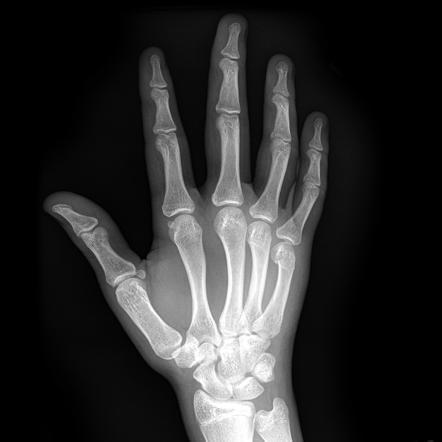
#> input picture clahe/clahetest1.jpg, 442 x 442 px, found by its file name
$ python claheworking.py
#> lines starting #> are read from the running program, lines starting #| are printed output that depends on the picture
import cv2 as cv
import numpy as np
import matplotlib.pyplot as plt
import os

def histogram_equal():
    root=os.getcwd()
    imgPath=os.path.join(root,r'D:\SEM7PROJ\fracturedetection\backend\clahe\clahetest1.jpg')
    img=cv.imread(imgPath,cv.IMREAD_GRAYSCALE)
#> img is the input picture: shape (442, 442); min 0, max 255, mean 45.5
    hist=cv.calcHist([img],[0],None,[256],[0,256])
#> hist = 256 values, max 65230 at index 0, min 100 at index 22, mean 763.1
    cdf=hist.cumsum()
#> cdf = 256 values from 65230 to 195364
    cdfnorm=cdf * float(hist.max()) / cdf.max()
#> cdfnorm = 256 values from 21779.6 to 65230
    plt.figure()
    plt.subplot(231)
    plt.imshow(img, cmap='gray')
    plt.subplot(234)
    plt.plot(hist)
    plt.plot(cdfnorm, color='b')
    plt.xlabel('Pixel intensity')
    plt.ylabel('No of pixels')

    equImg=cv.equalizeHist(img)
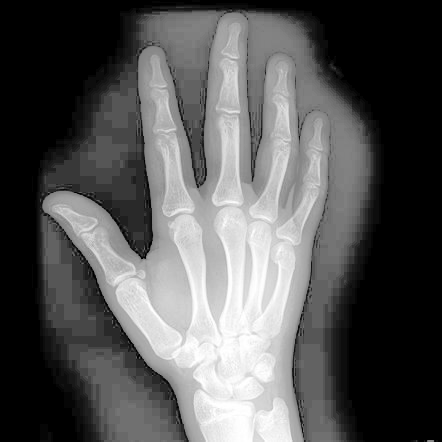
#> equImg: shape (442, 442); min 0, max 255, mean 86.7
    equiHist=cv.calcHist([equImg],[0],None,[256],[0,256])
#> equiHist = 256 values, max 65230 at index 0, min 0 at index 1, mean 763.1
    equiCdf=equiHist.cumsum()
#> equiCdf = 256 values from 65230 to 195364
    equiCdfNorm=equiCdf * float(equiHist.max()) / equiCdf.max()
#> equiCdfNorm = 256 values from 21779.6 to 65230
    plt.subplot(232)
    plt.imshow(equImg, cmap='gray')
    plt.subplot(235)
    plt.plot(equiHist)
    plt.plot(equiCdfNorm, color='b')
    plt.xlabel('Pixel intensity')
    plt.ylabel('No of pixels')
    plt.show()
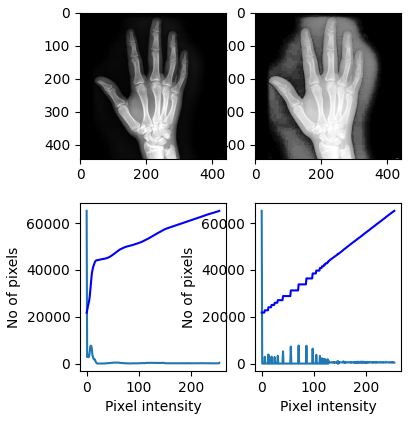
#> figure drawn by matplotlib, 4 panels; panel 2: curve peaks at x = 0, y = 65230; panel 2: curve peaks at x = 255, y = 65230; panel 4: curve peaks at x = 0, y = 65230; panel 4: curve peaks at x = 255, y = 65230


if __name__=='__main__':
    histogram_equal()

$ run again, with clahe/clahetest2.jpg copied over clahe/clahetest1.jpg
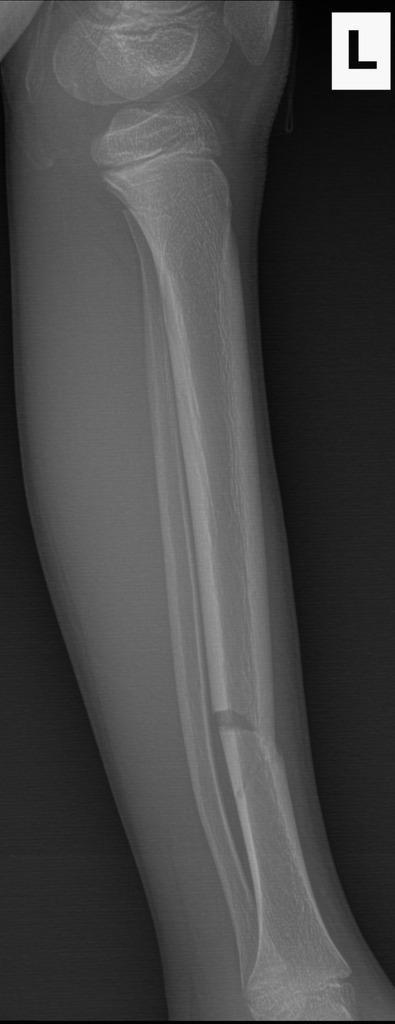
#> input picture clahe/clahetest2.jpg, 395 x 1024 px, found by its file name
#> in histogram_equal, img is the input picture: shape (1024, 395); min 0, max 255, mean 70.5
#> hist = 256 values, max 7227 at index 32, min 0 at index 164, mean 1580
#> cdf = 256 values from 194 to 404480
#> cdfnorm = 256 values from 3.47 to 7227
#> in histogram_equal, `equImg=cv.equalizeHist(img)`:
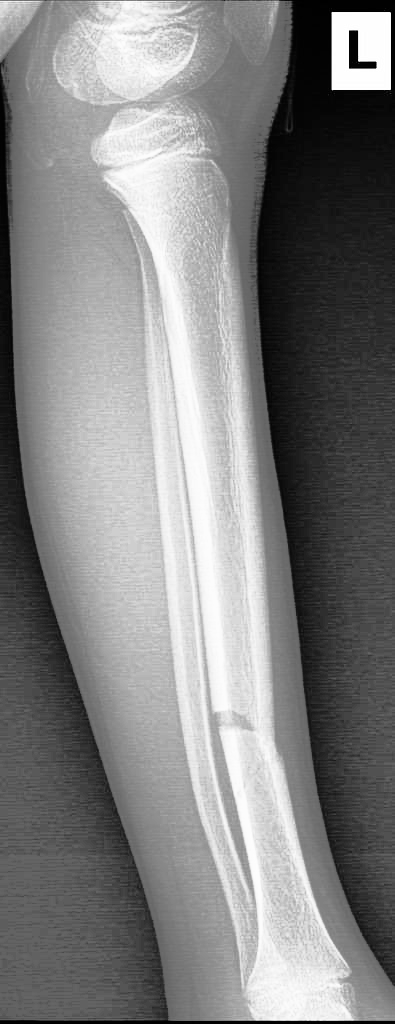
#> equImg: shape (1024, 395); min 0, max 255, mean 128.7
#> equiHist = 256 values, max 7227 at index 59, min 0 at index 7, mean 1580
#> equiCdf = 256 values from 685 to 404480
#> equiCdfNorm = 256 values from 12.24 to 7227
#> in histogram_equal, `plt.show()`:
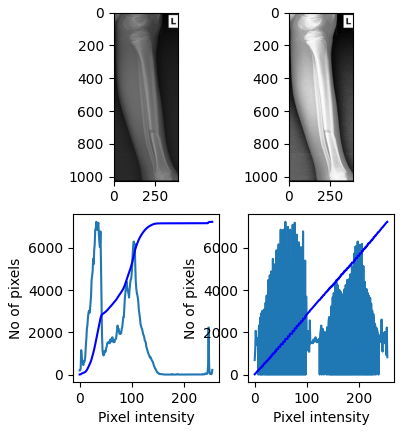
#> figure drawn by matplotlib, 4 panels; panel 2: curve peaks at x = 32, y = 7227; panel 2: curve peaks at x = 255, y = 7227; panel 4: curve peaks at x = 59, y = 7227; panel 4: curve peaks at x = 255, y = 7227
